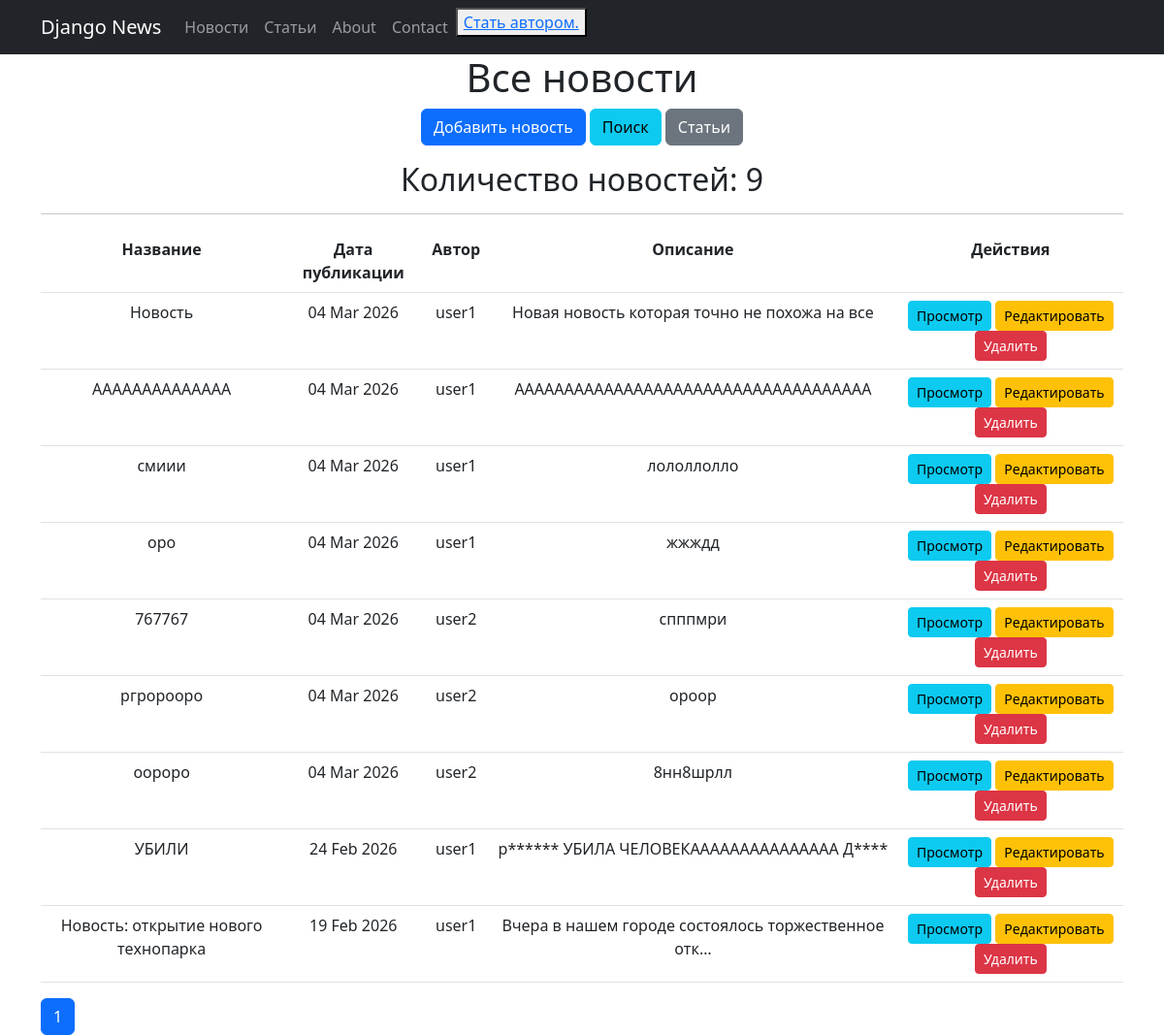
The page /news/ on the database as committed earlier.
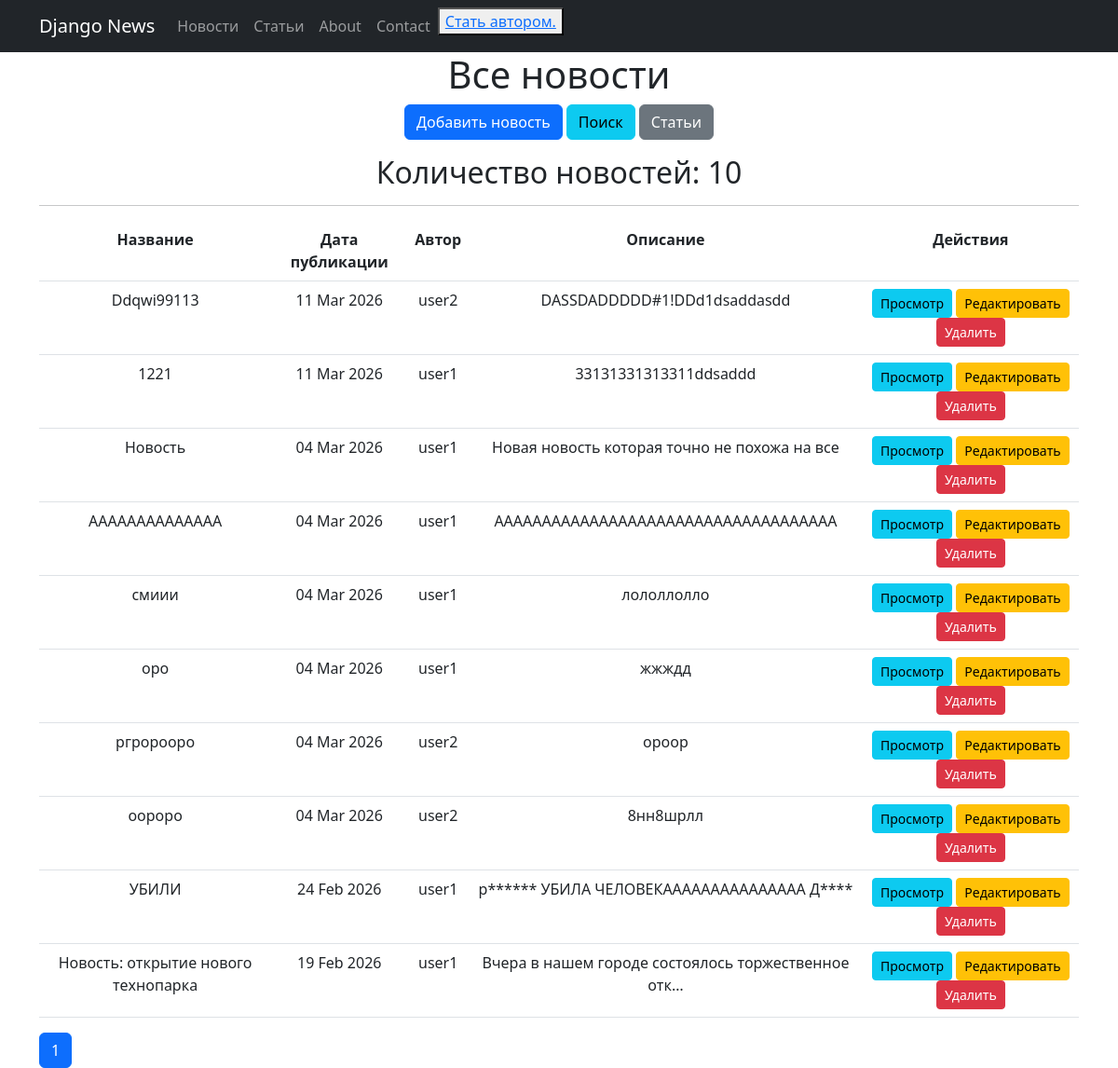
The same page on the database as committed later.
### newsapp/models.py (models this page shows, shortened)
class Post(models.Model):
    author = models.ForeignKey(Author, on_delete=models.CASCADE)
    NEWS = 'NW'
    ARTICLE = 'AR'
    CATEGORY_CHOICES = (
        (NEWS, 'Новость'),
        (ARTICLE, 'Статья'),
    )
    post_type = models.CharField(max_length=2, choices=CATEGORY_CHOICES, default=NEWS)
    date = models.DateTimeField(auto_now_add=True)
    category = models.ManyToManyField(Category, through='PostCategory')
    title = models.CharField(max_length=100)
    content = models.TextField()
    postRating = models.SmallIntegerField(default=0)

class Author(models.Model):
    user = models.OneToOneField(User, on_delete=models.CASCADE)
    author_rating = models.SmallIntegerField(default=0)

### newsapp/views.py (the view)
# urls.py: path('', NewsList.as_view(), name='news_list'),
class NewsList(ListView):
    model = Post
    ordering = '-date'
    template_name = 'news.html'
    context_object_name = 'news'
    paginate_by = 10
    def get_queryset(self):
        return Post.objects.filter(post_type='NW').order_by('-date')
    def get_context_data(self, **kwargs):
        context = super().get_context_data(**kwargs)
        if self.request.user.is_authenticated:
            context['is_not_premium'] = not self.request.user.groups.filter(name='author').exists()
        else:
            context['is_not_premium'] = True
        return context

### newsapp/templatetags/custom_filters.py (called while the page is built)
@register.filter
def censor(value):
    censored_words = {'редиска', 'дурак', 'идиот'}
    if not isinstance(value, str):
        raise ValueError("Фильтр censor может применяться только к строкам")
    result = []
    word_buffer = []
    def process_word(word_chars):
        if not word_chars:
            return ''
        word = ''.join(word_chars)
        if word.lower() in censored_words:
            return word[0] + '*' * (len(word) - 1)
        else:
            return word
    for char in value:
        if char.isalpha():
            word_buffer.append(char)
        else:
            result.append(process_word(word_buffer))
            word_buffer = []
            result.append(char)
    result.append(process_word(word_buffer))
    return ''.join(result)

### newsapp/templatetags/custom_tags.py (called while the page is built)
@register.simple_tag
def total_posts_count(post_type=None):
    queryset = Post.objects.all()
    if post_type:
        queryset = queryset.filter(post_type=post_type)
    return queryset.count()

### templates/news.html (shortened to what this page needs)
{% extends 'default.html' %}
{% load custom_filters %}
{% load custom_tags %}
{% block content %}
    <h1>Все новости</h1>
    <div class="mb-3">
        <a href="{% url 'news_create' %}" class="btn btn-primary">Добавить новость</a>
        <a href="{% url 'news_search' %}" class="btn btn-info">Поиск</a>
        <a href="{% url 'articles_list' %}" class="btn btn-secondary">Статьи</a>
    </div>
    <h2>Количество новостей: {% total_posts_count 'NW' %}</h2>
    <hr>
    <table class="table">
        <tr>
            <th>Название</th>
            <th>Дата публикации</th>
            <th>Автор</th>
            <th>Описание</th>
            <th>Действия</th>
        </tr>
        {% for new in news %}
            <tr>
                <td>{{ new.title|censor }}</td>
                <td>{{ new.date|date:'d M Y' }}</td>
                <td>{{ new.author.user.username }}</td>
                <td>{{ new.content|censor|truncatechars:50 }}</td>
                <td>
                    <a href="{% url 'new_detail' new.pk %}" class="btn btn-sm btn-info">Просмотр</a>
                    <a href="{% url 'news_edit' new.pk %}" class="btn btn-sm btn-warning">Редактировать</a>
                    <a href="{% url 'news_delete' new.pk %}" class="btn btn-sm btn-danger">Удалить</a>
                </td>
            </tr>
        {% empty %}
            <tr>
                <td colspan="5">Новостей пока нет.</td>
            </tr>
        {% endfor %}
    </table>
    <div class="pagination">
        <span class="btn btn-primary">{{ page_obj.number }}</span>
    </div>
{% endblock content %}

Rows that differ between the two databases and show on the page:
removed Post: title|censor "767767", date "04 Mar 2026", author.user.username "user2", content|censor "спппмри"
added Post: title|censor "Ddqwi99113", date "11 Mar 2026", author.user.username "user2", content|censor "DASSDADDDDD#1!DDd1dsaddasdd"
added Post: title|censor "1221", date "11 Mar 2026", author.user.username "user1", content|censor "33131331313311ddsaddd"
Other text that changed with them:
text no longer shown: "9"
text now shown: "10"
